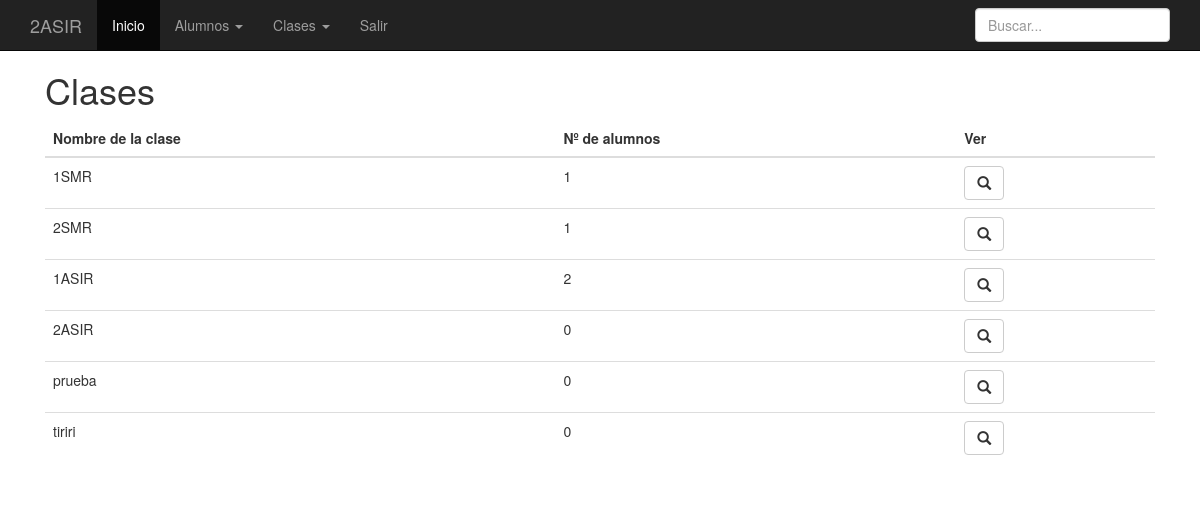
Page /lista_clases.php (signed in) on the committed database.
### tables this page shows
CREATE TABLE `clases` (
  `id` int(11) unsigned NOT NULL AUTO_INCREMENT,
  `nombre` varchar(140) NOT NULL DEFAULT '',
  PRIMARY KEY (`id`)
);

### php/bd.php (called while the page is built, shortened)
<?php
  include_once "ez_sql_core.php";
  include_once "ez_sql_mysql.php";
class Bd
{
  public  $conexion;
  private $usuario      = 'root';
  private $password     = 'root';
  private $base_datos   = 'alumnos';
  function __construct()
  {
    $this->conexion = new ezSQL_mysql($this->usuario, $this->password, $this->base_datos,'localhost');
  }
  function get_clases(){
    $consulta = "select * from clases";
    $clases = $this->conexion->get_results($consulta);
    return $clases;
  }
  function get_nalumnos_clase($idClase){
    $consulta = "select count(*) from alumnos where clase=$idClase";
    $nAlumnos = $this->conexion->get_var($consulta);
    return $nAlumnos;
  }
}
?>

### php/ez_sql_mysql.php (called while the page is built, shortened)
<?php
	$ezsql_mysql_str = array
	(
		1 => 'Require $dbuser and $dbpassword to connect to a database server',
		2 => 'Error establishing mySQL database connection. Correct user/password? Correct hostname? Database server running?',
		3 => 'Require $dbname to select a database',
		4 => 'mySQL database connection is not active',
		5 => 'Unexpected error while trying to select database'
	);
	class ezSQL_mysql extends ezSQLcore
	{
		var $encoding = false;
		function ezSQL_mysql($dbuser='', $dbpassword='', $dbname='', $dbhost='localhost', $encoding='')
		{
			$this->dbuser = $dbuser;
			$this->dbpassword = $dbpassword;
			$this->dbname = $dbname;
			$this->dbhost = $dbhost;
			$this->encoding = $encoding;
		}
		function connect($dbuser='', $dbpassword='', $dbhost='localhost')
		{
			global $ezsql_mysql_str; $return_val = false;
			if ( ! $dbuser )
			{
				$this->register_error($ezsql_mysql_str[1].' in '.__FILE__.' on line '.__LINE__);
				$this->show_errors ? trigger_error($ezsql_mysql_str[1],E_USER_WARNING) : null;
			}
			else if ( ! $this->dbh = @mysql_connect($dbhost,$dbuser,$dbpassword,true,131074) )
			{
				$this->register_error($ezsql_mysql_str[2].' in '.__FILE__.' on line '.__LINE__);
				$this->show_errors ? trigger_error($ezsql_mysql_str[2],E_USER_WARNING) : null;
			}
			else
			{
				$return_val = true;
			}
			return $return_val;
		}
		function select($dbname='', $encoding='')
		{
			global $ezsql_mysql_str; $return_val = false;
			if ( ! $dbname )
			{
				$this->register_error($ezsql_mysql_str[3].' in '.__FILE__.' on line '.__LINE__);
				$this->show_errors ? trigger_error($ezsql_mysql_str[3],E_USER_WARNING) : null;
			}
			else if ( ! $this->dbh )
			{
				$this->register_error($ezsql_mysql_str[4].' in '.__FILE__.' on line '.__LINE__);
				$this->show_errors ? trigger_error($ezsql_mysql_str[4],E_USER_WARNING) : null;
			}
			else if ( !@mysql_select_db($dbname,$this->dbh) )
			{
				if ( !$str = @mysql_error($this->dbh))
					  $str = $ezsql_mysql_str[5];
				$this->register_error($str.' in '.__FILE__.' on line '.__LINE__);
				$this->show_errors ? trigger_error($str,E_USER_WARNING) : null;
			}
			else
			{
				if ( $encoding == '') $encoding = $this->encoding;
				$return_val = true;
			}
			return $return_val;
		}
		function query($query)
		{
			$return_val = 0;
			$query = trim($query);
			$this->result = @mysql_query($query,$this->dbh);
			if ( preg_match("/^(insert|delete|update|replace|truncate|drop|create|alter|set|lock|unlock)\s+/i",$query) )
			{
				$is_insert = true;
				$this->rows_affected = @mysql_affected_rows($this->dbh);
				if ( preg_match("/^(insert|replace)\s+/i",$query) )
				{
					$this->insert_id = @mysql_insert_id($this->dbh);
				}
				$return_val = $this->rows_affected;
			}
			else
			{
				$is_insert = false;
				$i=0;
				$num_rows=0;
				while ( $row = @mysql_fetch_object($this->result) )
				{
					$num_rows++;
				}
				$this->num_rows = $num_rows;
				$return_val = $this->num_rows;
			}
			return $return_val;
		}
	}

### php/ez_sql_core.php (called while the page is built, shortened)
<?php
	class ezSQLcore
	{
		var $timers           = array();
		function flush()
		{
			$this->last_result = null;
		}
		function get_var($query=null,$x=0,$y=0)
		{
			if ( $query )
			{
				$this->query($query);
			}
			if ( $this->last_result[$y] )
			{
				$values = array_values(get_object_vars($this->last_result[$y]));
			}
			return (isset($values[$x]) && $values[$x]!=='')?$values[$x]:null;
		}
		function get_results($query=null, $output = OBJECT)
		{
			if ( $query )
			{
				$this->query($query);
			}
			if ( $output == OBJECT )
			{
				return $this->last_result;
			}
		}
		function timer_get_cur()
		{
			list($usec, $sec) = explode(" ",microtime());
			return ((float)$usec + (float)$sec);
		}
		function timer_start($timer_name)
		{
			$this->timers[$timer_name] = $this->timer_get_cur();
		}
		function timer_elapsed($timer_name)
		{
			return round($this->timer_get_cur() - $this->timers[$timer_name],2);
		}
	}

### lista_clases.php (the view, shortened to what this page needs)
<?php include_once "php/header.php"; ?>
<?php
  include_once "php/bd.php";
  $bd = new Bd();
  $clases = $bd->get_clases();
?>
    <div class="container">
      <div class="col-sm-12">
        <h1>Clases</h1>
        <table class="table">
          <thead>
            <tr>
              <th>Nombre de la clase</th>
              <th>Nº de alumnos</th>
              <th>Ver</th>
            </tr>
          </thead>
          <tbody>
            <?php foreach ($clases as $clase){ ?>
              <tr>
                <td><?php print $clase->nombre; ?></td>
                <td>
                  <?php
                    $nalumnos = $bd->get_nalumnos_clase($clase->id);
                    print $nalumnos;
                  ?>
                </td>
                <td><a href="detalle_clase.php?id=<?php print $clase->id; ?>" class="btn btn-default"><span class="glyphicon glyphicon-search" aria-hidden="true"></span></a></td>
              </tr>
            <?php } ?>
          </tbody>
        </table>
      </div>
    </div>
<?php include_once "php/footer.php"; ?>

### css/main.css (style rules this page uses)
body { padding-top: 50px; }

### rows in the picture
clases: nombre "1SMR", nalumnos "1"
clases: nombre "2SMR", nalumnos "1"
clases: nombre "1ASIR", nalumnos "2"
clases: nombre "2ASIR", nalumnos "0"
clases: nombre "prueba", nalumnos "0"
clases: nombre "tiriri", nalumnos "0"
